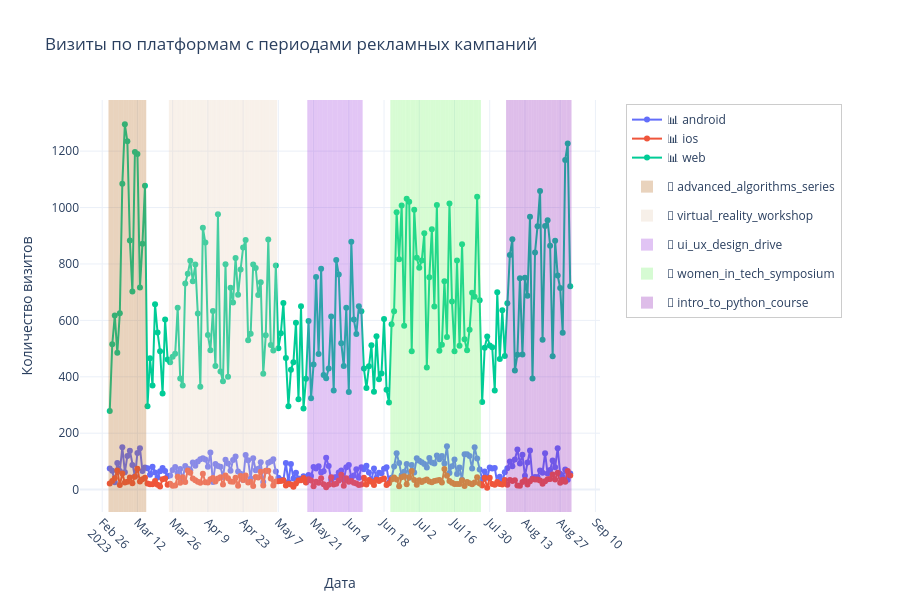
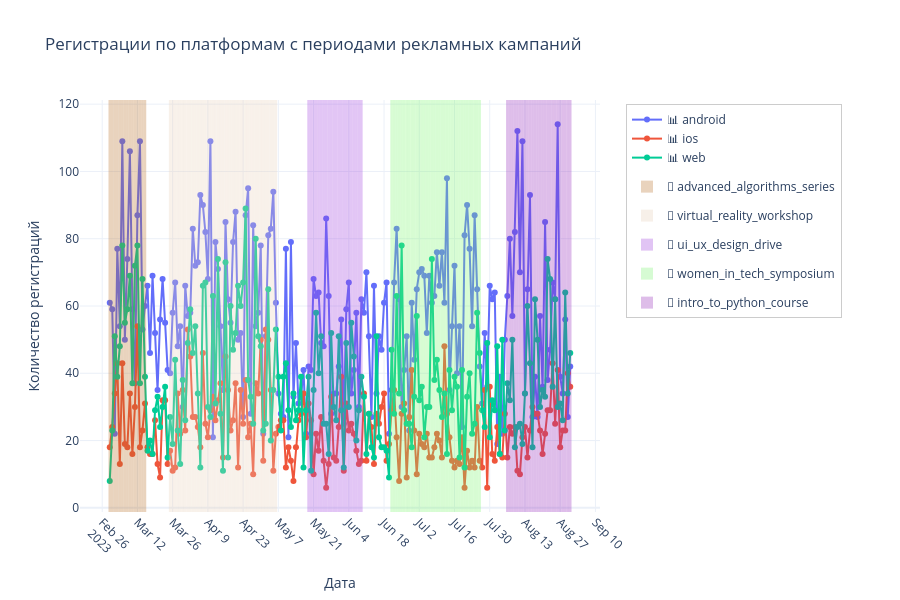
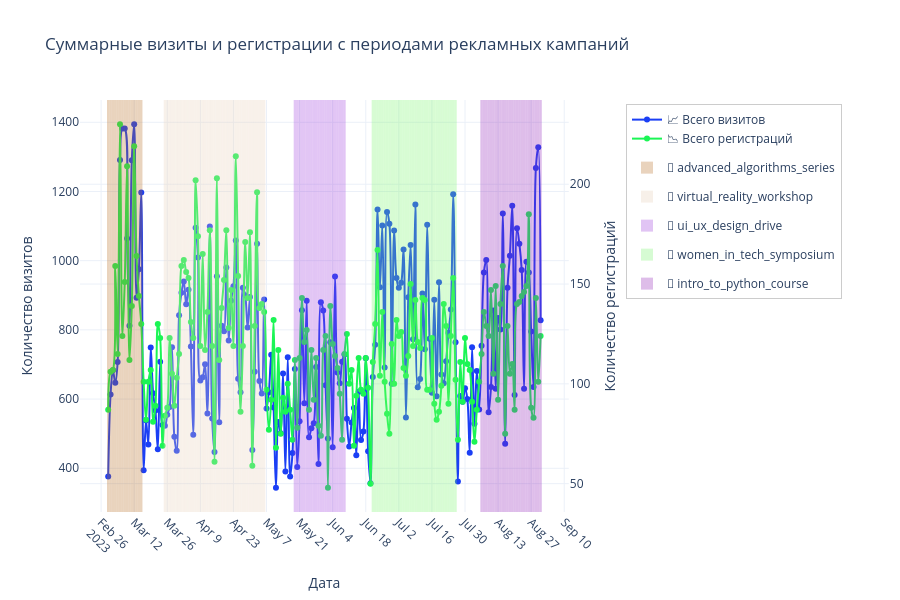

The cell these charts' notebook holds for them, in order:
### Markdown cell above
#### На графике видна зависимость расходов на рекламу и визитов. Сокращение расходов после 15 марта негативно сказалось на визитах, падение почти в 3 раза.

### Code cell
# Подготовка данных
df_visits = conversion_data.copy()
df_visits['date_group'] = pd.to_datetime(df_visits['date_group'])
df_visits = df_visits.sort_values('date_group')

# Получаем данные о рекламных кампаниях
df_ads = visits_registrations_ads.copy()
df_ads['date_group'] = pd.to_datetime(df_ads['date_group'])

# Словарь цветов для разных кампаний
campaign_colors = {
    'advanced_algorithms_series': 'rgba(183, 111, 39, 1)',  # коричневый
    'virtual_reality_workshop': 'rgba(232, 209, 186, 1)',    # бежевый
    'ui_ux_design_drive': 'rgba(159, 63, 222, 1)',           # фиолетовый
    'women_in_tech_symposium': 'rgba(122, 244, 111, 1)',     # зеленый
    'intro_to_python_course': 'rgba(147, 39, 186, 1)'        # темно-фиолетовый
}

# Функция для добавления областей кампаний с легендой
def add_campaign_areas(fig, df_ads, campaign_colors):
    added_to_legend = set()  # отслеживаем, какие кампании уже добавлены в легенду
    
    for campaign in df_ads['utm_campaign'].unique():
        if campaign != 'none':
            campaign_data = df_ads[df_ads['utm_campaign'] == campaign]
            color = campaign_colors.get(campaign, 'rgba(128, 128, 128, 0.2)')
            
            for idx, row in campaign_data.iterrows():
                show_in_legend = campaign not in added_to_legend
                
                fig.add_vrect(
                    x0=row['date_group'] - pd.Timedelta(days=0.5),
                    x1=row['date_group'] + pd.Timedelta(days=0.5),
                    fillcolor=color,
                    opacity=0.3,
                    line_width=0,
                    name=f'📢 {campaign}' if show_in_legend else None,
                    legendgroup=campaign,
                    showlegend=show_in_legend
                )
                
                if show_in_legend:
                    added_to_legend.add(campaign)

# ГРАФИК 1: Визиты с периодами рекламных кампаний
fig1 = go.Figure()

# Добавляем линии для каждой платформы
platforms = df_visits['platform'].unique()
colors = ['#636EFA', '#EF553B', '#00CC96']  # цвета для android, ios, web

for i, platform in enumerate(platforms):
    platform_data = df_visits[df_visits['platform'] == platform]
    
    fig1.add_trace(go.Scatter(
        x=platform_data['date_group'],
        y=platform_data['visits'],
        mode='lines+markers',
        name=f'📊 {platform}',
        line=dict(color=colors[i], width=2),
        marker=dict(size=6),
        hovertemplate=f'{platform}: %{{y}} визитов<br>Дата: %{{x}}<extra></extra>',
        legendgroup='visits'
    ))

# Добавляем цветные области для рекламных кампаний с легендой
add_campaign_areas(fig1, df_ads, campaign_colors)

# Настройка layout для первого графика
fig1.update_layout(
    title='Визиты по платформам с периодами рекламных кампаний',
    xaxis_title='Дата',
    yaxis_title='Количество визитов',
    hovermode='x unified',
    showlegend=True,
    height=600,
    template='plotly_white',
    legend=dict(
        yanchor="top",
        y=0.99,
        xanchor="left",
        x=1.05,
        bgcolor='rgba(255, 255, 255, 0.8)',
        bordercolor='rgba(0,0,0,0.2)',
        borderwidth=1
    ),
    margin=dict(r=300)  # отступ справа для легенды
)

fig1.update_xaxes(tickangle=45, nticks=20)

# Сохраняем первый график
fig1.write_html('./charts/visits_with_campaigns_legend.html')
fig1.show()


# ГРАФИК 2: Регистрации с периодами рекламных кампаний
fig2 = go.Figure()

# Добавляем линии для каждой платформы
for i, platform in enumerate(platforms):
    platform_data = df_visits[df_visits['platform'] == platform]
    
    fig2.add_trace(go.Scatter(
        x=platform_data['date_group'],
        y=platform_data['registrations'],
        mode='lines+markers',
        name=f'📊 {platform}',
        line=dict(color=colors[i], width=2),
        marker=dict(size=6),
        hovertemplate=f'{platform}: %{{y}} регистраций<br>Дата: %{{x}}<extra></extra>',
        legendgroup='registrations'
    ))

# Добавляем цветные области для рекламных кампаний с легендой
add_campaign_areas(fig2, df_ads, campaign_colors)

# Настройка layout для второго графика
fig2.update_layout(
    title='Регистрации по платформам с периодами рекламных кампаний',
    xaxis_title='Дата',
    yaxis_title='Количество регистраций',
    hovermode='x unified',
    showlegend=True,
    height=600,
    template='plotly_white',
    legend=dict(
        yanchor="top",
        y=0.99,
        xanchor="left",
        x=1.05,
        bgcolor='rgba(255, 255, 255, 0.8)',
        bordercolor='rgba(0,0,0,0.2)',
        borderwidth=1
    ),
    margin=dict(r=300)
)

fig2.update_xaxes(tickangle=45, nticks=20)

# Сохраняем второй график
fig2.write_html('./charts/registrations_with_campaigns_legend.html')
fig2.show()


# ГРАФИК 3: Суммарные визиты и регистрации
fig3 = make_subplots(specs=[[{"secondary_y": True}]])

# Суммируем по дням
daily_totals = df_visits.groupby('date_group').agg({
    'visits': 'sum',
    'registrations': 'sum'
}).reset_index()

# Добавляем суммарные визиты
fig3.add_trace(
    go.Scatter(
        x=daily_totals['date_group'],
        y=daily_totals['visits'],
        mode='lines+markers',
        name='📈 Всего визитов',
        line=dict(color='#1b3ff5', width=2),
        marker=dict(size=6),
        legendgroup='totals',
        line_shape='spline'
    ),
    secondary_y=False
)

# Добавляем суммарные регистрации
fig3.add_trace(
    go.Scatter(
        x=daily_totals['date_group'],
        y=daily_totals['registrations'],
        mode='lines+markers',
        name='📉 Всего регистраций',
        line=dict(color='#1bf555', width=2),
        marker=dict(size=6),
        legendgroup='totals',
        line_shape='spline'
    ),
    secondary_y=True
)

# Добавляем цветные области для рекламных кампаний с легендой
add_campaign_areas(fig3, df_ads, campaign_colors)

# Настройка layout для третьего графика
fig3.update_layout(
    title='Суммарные визиты и регистрации с периодами рекламных кампаний',
    xaxis_title='Дата',
    hovermode='x unified',
    showlegend=True,
    height=600,
    template='plotly_white',
    legend=dict(
        yanchor="top",
        y=0.99,
        xanchor="left",
        x=1.05,
        bgcolor='rgba(255, 255, 255, 0.8)',
        bordercolor='rgba(0,0,0,0.2)',
        borderwidth=1
    ),
    margin=dict(r=300)
)

fig3.update_xaxes(tickangle=45, nticks=20)
fig3.update_yaxes(title_text="Количество визитов", secondary_y=False)
fig3.update_yaxes(title_text="Количество регистраций", secondary_y=True)

# Сохраняем третий график
fig3.write_html('./charts/totals_with_campaigns_legend.html')
fig3.show()
